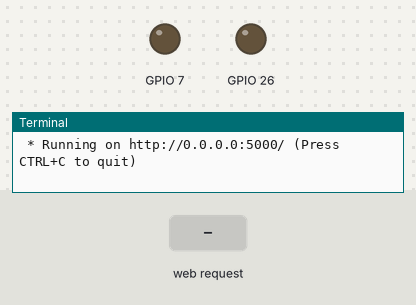
A program run on a simulated Raspberry Pi (BCM pin numbers). Parts: output pins drawn as LEDs (lit = HIGH), the last lines printed to the terminal. Inputs (shaded band) come from the test bench. The camera gives no picture and a still takes 0.5 s; the clock reads 2024-03-15 10:24:30 at power-on unless the program sets it.

Above: at 1.2 s.
1.3 s: HTTP request for /26/on received
At 2.5 s:
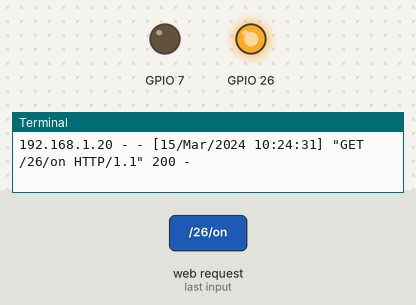
2.8 s: HTTP request for /7/toggle received
At 3.6 s:
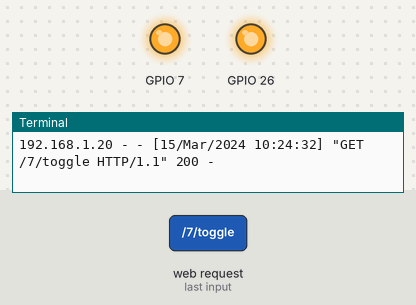
4.3 s: HTTP request for /26/off received
At 4.7 s:
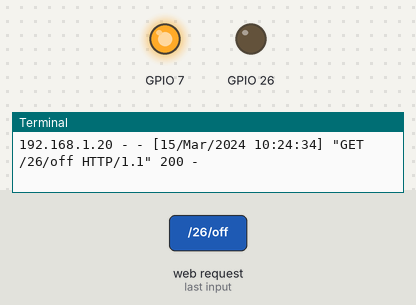
5.8 s: HTTP request for /7/off received
At 7.0 s:
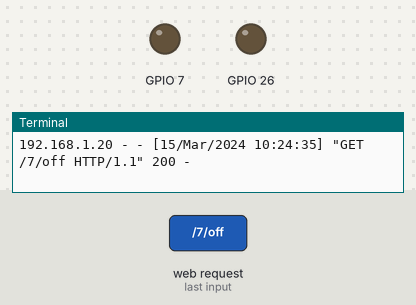
7.3 s: HTTP request for /7/on received
At 8.2 s:
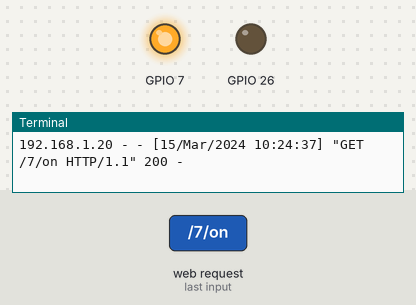
Timing chart, 0 to 9.8 s (numbered marks = the images above; inputs shaded):
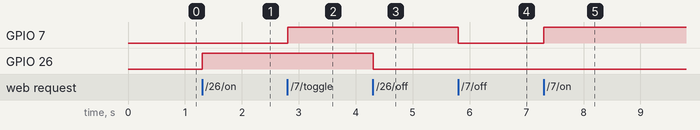

The program:

monitor.py
```python
#!/usr/bin/env python
import RPi.GPIO as GPIO
from flask import Flask, render_template, request, Response
import picamera
app = Flask(__name__)

GPIO.setmode(GPIO.BCM)

# Create a dictionary called pins to store the pin number, name, and pin state:
pins = {
   26 : {'name' : 'coffee maker', 'state' : GPIO.LOW},
   7 : {'name' : 'lamp', 'state' : GPIO.LOW}
   }

# Set each pin as an output and make it low:
for pin in pins:
   GPIO.setup(pin, GPIO.OUT)
   #GPIO.output(pin, GPIO.LOW)
   GPIO.output(pin, False)

@app.route("/")
def main():
   # For each pin, read the pin state and store it in the pins dictionary:
   for pin in pins:
      pins[pin]['state'] = GPIO.input(pin)
   # Put the pin dictionary into the template data dictionary:
   templateData = {
      'pins' : pins
      }
   # Pass the template data into the template main.html and return it to the user
   return render_template('main.html', **templateData)

#def index():
#    return render_template('index.html')

def cam_setup():
    cam = picamera.PiCamera()
    cam.resolution = (200,200)
    #cam.framerate = 30

    return cam

def gen(cam):
    while True:
        cam.capture('image.jpg')
        frame = open('image.jpg','rb').read()
        yield (b'--frame\r\n'
               b'Content-Type: image/jpeg\r\n\r\n' + frame + b'\r\n')

@app.route('/video_feed')
def video_feed():
   return Response(gen(cam_setup()),
                   mimetype='multipart/x-mixed-replace; boundary=frame')


# The function below is executed when someone requests a URL with the pin number and action in it:
@app.route("/<changePin>/<action>")
def action(changePin, action):
   # Convert the pin from the URL into an integer:
   changePin = int(changePin)
   # Get the device name for the pin being changed:
   deviceName = pins[changePin]['name']
   # If the action part of the URL is "on," execute the code indented below:
   if action == "on":
      # Set the pin high:
      #GPIO.output(changePin, GPIO.HIGH)
      GPIO.output(changePin, True)
      # Save the status message to be passed into the template:
      message = "Turned " + deviceName + " on."
   if action == "off":
      GPIO.output(changePin, GPIO.LOW)
      message = "Turned " + deviceName + " off."
   if action == "toggle":
      # Read the pin and set it to whatever it isn't (that is, toggle it):
      GPIO.output(changePin, not GPIO.input(changePin))
      message = "Toggled " + deviceName + "."

   # For each pin, read the pin state and store it in the pins dictionary:
   for pin in pins:
      pins[pin]['state'] = GPIO.input(pin)

   # Along with the pin dictionary, put the message into the template data dictionary:
   templateData = {
      'message' : message,
      'pins' : pins
   }

   return render_template('main.html', **templateData)

if __name__ == "__main__":
   #app.run(host='0.0.0.0', port=8080, debug=True)
   app.run(host='0.0.0.0', debug=True)
```

Measured:
- after the input at 1.3 s, GPIO 26: LOW → HIGH at once
- after the input at 2.8 s, GPIO 7: LOW → HIGH at once
- after the input at 4.3 s, GPIO 26: HIGH → LOW at once
- after the input at 5.8 s, GPIO 7: HIGH → LOW at once
- after the input at 7.3 s, GPIO 7: LOW → HIGH at once
